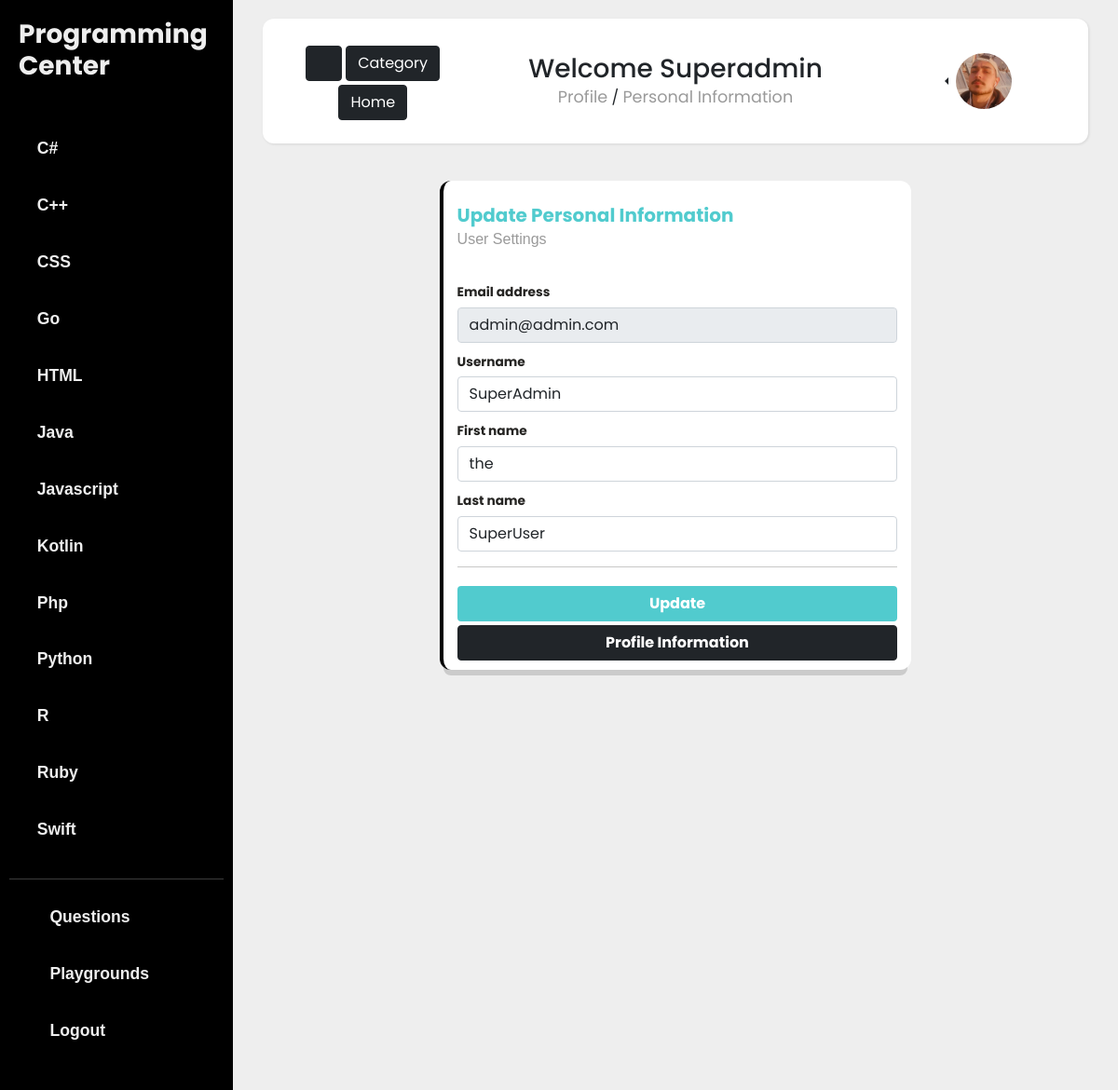
The page /account/superadmin/personal_information/update/ (signed in) on the database its author committed.
### programmingLanguage/models.py (models this page shows, shortened)
class Language(models.Model):
    name = models.CharField(max_length=100, unique=True)
    slug = models.SlugField(max_length=10, unique=True)
    category = TreeManyToManyField(Category, related_name='lang_category')
    detail = RichTextField(blank=True, null=True)
    class Meta:
        ordering = ['name']

### account/models.py (models this page shows, shortened)
class UserBase(AbstractBaseUser, PermissionsMixin):
    email = models.EmailField('email address', unique=True)
    username = models.CharField(max_length=150, unique=True)
    first_name = models.CharField(max_length=150, blank=True)
    last_name = models.CharField(max_length=150, blank=True)
    slug = models.SlugField(max_length=150, unique=True)
    is_active = models.BooleanField(default=False)
    is_staff = models.BooleanField(default=False)
    created = models.DateTimeField(auto_now_add=True)
    updated = models.DateTimeField(auto_now=True)
    objects = CustomAccountManager()
    USERNAME_FIELD = 'email'
    REQUIRED_FIELDS = ['username']
    class Meta:
        verbose_name = 'Account'
        verbose_name_plural = 'Accounts'

class Profile(models.Model):
    user = models.OneToOneField(UserBase, on_delete=models.CASCADE)
    interests = models.ManyToManyField(Language, related_name='user_interests', blank=True)
    slug = models.SlugField(max_length=150, unique=True)
    about = models.TextField(blank=True)
    image = models.ImageField(default='avatar.png', upload_to=user_directory_path)
    stars = models.ManyToManyField(UserBase, related_name='star', default=None, blank=True)
    star_count = models.BigIntegerField(default='0')

### account/views.py (the view, shortened to what this page needs)
# urls.py: path('<slug:slug>/personal_information/update/', views.UserUpdateView.as_view(), name='user_update'),
class UserUpdateView(LoginRequiredMixin, UserPassesTestMixin, UpdateView):
    model = UserBase
    form_class = UpdateUserForm
    template_name = 'account/profile/update_user.html'
    def get_form_kwargs(self):
        kwargs = super(UserUpdateView, self).get_form_kwargs()
        kwargs.update({'user': self.request.user})
        return kwargs
    def test_func(self):
            user = self.get_object()
            return True if self.request.user == user else False # one line if statement :)

### account/forms.py (shortened to what this page needs)
class UpdateUserForm(forms.ModelForm):
    class Meta:
        model = UserBase
        fields = ['email', 'username', 'first_name', 'last_name']
    def __init__(self, *args, **kwargs):
        self.user = kwargs.pop('user')
        super().__init__(*args,**kwargs)
        self.fields['email'].widget.attrs.update({'class':'mb-2','readonly':'readonly'})
        self.fields['username'].widget.attrs.update({'class':'mb-2'})
        self.fields['first_name'].widget.attrs.update({'class':'mb-2'})
        self.fields['last_name'].widget.attrs.update({'class':'mb-2'})

### programmingLanguage/views.py (called while the page is built)
def language_list(request):
    language_list = Language.objects.all()
    context = {
        'language_list': language_list
    }
    return context

### templates/account/profile/update_user.html (shortened to what this page needs)
{% extends '../../basee.html' %}
{% load crispy_forms_tags %}
{% block content %}
<div class="container-fluid">
    <div class="row">
        <nav class="navbar">
            <div class=" col-lg-3 col-12" style="text-align: center; margin: 10px 0;">
                <button type="button" id="sidebarCollapse" class="btn btn-dark mt-1">
                    <i class="fas fa-align-left"></i>
                </button>
                <a href="{% url 'pl:category' %}" class="btn btn-dark mt-1">Category</a>
                <a href="{% url 'pl:home' %}" class="btn btn-dark mt-1">Home</a>
            </div>
            <div class=" col-lg-6 col-12" style="text-align: center; margin: 10px 0;">
                {% if request.user.is_authenticated %}
                    <h3 class="mb-0">Welcome {{object.username|title}}</h3>
                {% endif %}
                <a href="{% url 'account:profile' object.profile.slug %}" class="navigation ">Profile</a> /
                <a href="{% url 'account:user_update' object.slug %}" class="navigation ">Personal Information</a>
            </div>
            <div class="col-lg-3 col-12" style="text-align: center; margin: 10px 0;">
                <div class="btn-group  dropstart">
                    {% if request.user.is_authenticated %}
                    <a type="button" class="dropdown-toggle" data-bs-toggle="dropdown" data-toggle="dropdown"
                        aria-haspopup="true" aria-expanded="false">
                        <img src="{{ object.profile.image.url }}" alt="" class="rounded-circle" width="60"
                            height="60">
                    </a>
                </div>
                {% endif %}
            </div>
        </nav>
    </div>
</div>
<div class="row justify-content-center">
    <div class="col-lg-7 col-md-12 col-sm-12">
        <div class="card card-border">
            <div class="card-header">
                <h5 class="card-title title mb-0">Update Personal Information</h5>
                <p class="card-category">User Settings</p>
            </div>
            <div class="card-body update">
                <form method="POST">
                        {{form|crispy}}
                        <hr>
                        <button type="submit" class="btn col-12 my-1">Update</button>
                </form>
                <a class="btn btn-dark col-12 fw-bold" href="{% url 'account:profile_update' object.profile.slug %}">Profile Information</a>
            </div>
        </div>
    </div>
</div>
{% endblock %}

### templates/basee.html (shortened to what this page needs)
{% load static %}
<!doctype html>
<html lang="en">
<head>
    <link href="https://cdn.jsdelivr.net/npm/bootstrap@5.0.0-beta2/dist/css/bootstrap.min.css" rel="stylesheet"
>
    <link href="{% static 'fontawesome_free/css/all.min.css' %}" rel="stylesheet" type="text/css">
    <link rel="stylesheet" href="https://cdn.jsdelivr.net/gh/devicons/devicon@v2.10.1/devicon.min.css">
    <link href="{% static 'css/sidebar.css' %}" rel="stylesheet">
    <link href="{% static 'css/card.css' %}" rel="stylesheet">
    <link href="{% static 'css/card1.css' %}" rel="stylesheet">
</head>
<body>
    <div class="wrapper">
        <nav id="sidebar">
            <div class="sidebar-header">
                <a href="{% url 'pl:home' %}">
                <h3 class="fw-bold">Programming Center</h3>
                </a>
            </div>
            <ul class="components">
                {% for lang in language_list %}
                <li>
                    <a href="{% url 'pl:languages_detail' lang.slug %}">
                        <p class="fw-bold">{{lang.name}}</p>
                    </a>
                </li>
                {% endfor %}
                <hr>
                <li>
                    <a href="{% url 'question:question_list' %}">
                        <i class="fas fa-question y-icon"></i>
                        <p class="fw-bold">Questions</p>
                    </a>
                </li>
                <li>
                    <a href="{% url 'editor:home' %}">
                        <i class="fas fa-file-code game-icon"></i>
                        <p class="fw-bold">Playgrounds</p>
                    </a>
                </li>
                {% if request.user.is_authenticated %}
                <li>
                    <a href="{% url 'account:logout' %}">
                        <i class="fas fa-power-off web-icon"></i>
                        <p class="fw-bold">Logout</p>
                    </a>
                </li>
                {% endif %}
            </ul>
        </nav>
        <div id="content">
            <main class="container">
                {% block content %}
                {% endblock %}
            </main>
        </div>
    </div>
</body>
</html>

### static/css/sidebar.css (style rules this page uses)
:root { --mainColor: #fff; }
body { font-family: 'Poppins', sans-serif; background: #eee; }
p { font-family: sans-serif, 'Poppins'; font-size: 1em; font-weight: 300; line-height: 1.7em; }
a { color: inherit; text-decoration: none; transition: all 0.3s; }
.navbar { padding: 15px 10px; background: #fff; border: none; border-radius: 12px; margin-bottom: 40px; box-shadow: 1px 1px 3px rgba(0, 0, 0, 0.1); }
i, span { display: inline-block; }
.wrapper { display: flex; align-items: stretch; }
#sidebar { min-width: 250px; max-width: 250px; background: #000; color: #eee; transition: all 0.3s; }
#sidebar .sidebar-header { padding: 20px; background: #000; }
#sidebar ul.components { position: relative; padding: 20px 10px; }
#sidebar ul li a { padding: 10px 10px 5px; font-size: 1.1em; display: block; background: linear-gradient(to right, var(--mainColor) 0%, var(--mainColor) 100%); background-position: 0 0 ; background-repeat: repeat-x; background-size: 1px 0; transition: background-size .5s; }
#sidebar ul.components li a p { display: inline-block; margin-left: 15px; }
#content { width: 100%; padding: 20px; min-height: 100vh; transition: all 0.3s; }

### static/css/card.css (style rules this page uses)
.category, .card-category { text-transform: capitalize; font-weight: 400; color: #9A9A9A; font-size: 0.7142em; }
.card-category { font-size: 1em; }
.card { border-radius: 12px; box-shadow: 0 10px 0 -4px rgba(0, 0, 0, 0.15); background-color: #FFFFFF; color: #252422; margin-bottom: 20px; position: relative; border: 0 none; transition: transform 300ms cubic-bezier(0.34, 2, 0.6, 1), box-shadow 200ms ease; }
.update button { background-color: #51cbce; color: #fff; text-decoration: none; font-weight: 700; }
.card-border { border-left: 4px solid black; }
.card .card-body { padding: 15px 15px 10px 15px; }
.card .card-header { padding: 15px 15px 0; border: 0; }
.card .card-header:not([data-background-color]) { background-color: transparent; }
.card .card-header .card-title { margin-top: 10px; }
.title { font-weight: 700; color: #51cbce; }
.card label { font-size: 0.8571em; font-weight: 700; margin-bottom: 5px; }
a.navigation { color: #9A9A9A; font-size: 1.1rem; }
.web-icon { color: #d9534f; }
.game-icon { color: #5cb85c; }
.y-icon { color: #f0ad4e; }

### rows shown on the page
Language: name "C#"
Language: name "C++"
Language: name "CSS"
Language: name "Go"
Language: name "HTML"
Language: name "Java"
Language: name "Javascript"
Language: name "Kotlin"
Language: name "Php"
Language: name "Python"
Language: name "R"
Language: name "Ruby"
Language: name "Swift"
UserBase: username "Superadmin", profile.image (picture), email "admin@admin.com", username "SuperAdmin", first_name "the", last_name "SuperUser"
